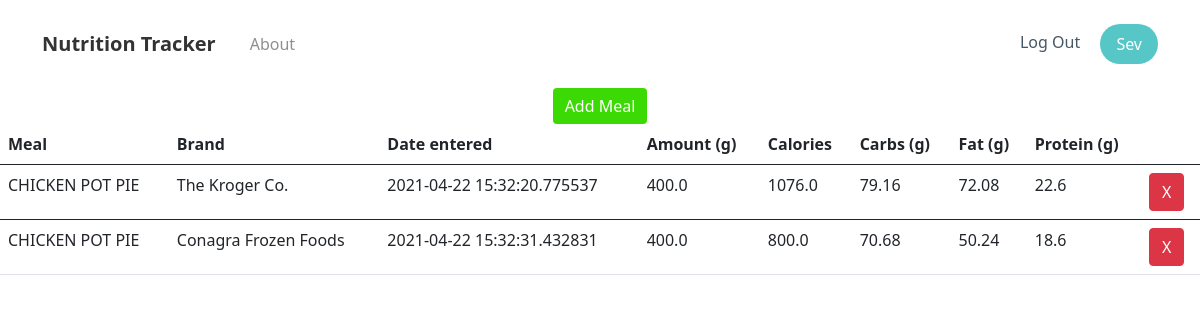
The app's page /profile (signed in) with its own data.
### models.py (models this page shows)
class User(UserMixin, db.Model):
    id = db.Column(db.Integer, primary_key=True)
    email = db.Column(db.String(100), unique=True)
    password = db.Column(db.String(100))
    name = db.Column(db.String(1000))
    meals = db.relationship('Meal', backref='user', lazy='dynamic')
    def show_meals(self):
        return Meal.query.filter_by(user_id=self.id)

class Meal(db.Model):
    id = db.Column(db.Integer, primary_key=True)
    creation_date = db.Column(db.DateTime, nullable=False)
    name = db.Column(db.String(1000), nullable=False)
    brand = db.Column(db.String(1000))
    amount = db.Column(db.Float)
    calories = db.Column(db.Float)
    carbs = db.Column(db.Float)
    fat = db.Column(db.Float)
    protein = db.Column(db.Float)
    user_id = db.Column(db.Integer, db.ForeignKey('user.id'), nullable=False)

### main.py (the view)
@main.route('/profile', methods=["GET", "POST"])
@login_required
def profile():
    meals = current_user.show_meals().all()
    if request.form.get("deleteMeal"):
        Meal.query.filter_by(id=request.form['deleteMeal']).delete()
        db.session.commit()
        meals = current_user.show_meals().all()
    return render_template('profile.html', name=current_user.name, meals=meals)

### __init__.py (called while the page is built)
def create_app():
    app = Flask(__name__)
    app.config['SECRET_KEY'] = os.urandom(24)
    app.config['SQLALCHEMY_DATABASE_URI'] = 'sqlite:///db.sqlite'
    moment = Moment(app)
    bootstrap = Bootstrap(app)
    db = SQLAlchemy(app)
    migrate = Migrate(app, db)
    db.init_app(app)
    login_manager = LoginManager()
    login_manager.login_view = 'auth.login'
    login_manager.init_app(app)
    from .models import User, Meal
    from .auth import auth as auth_blueprint
    app.register_blueprint(auth_blueprint)
    from .main import main as main_blueprint
    app.register_blueprint(main_blueprint)
    @login_manager.user_loader
    def load_user(user_id):
        return User.query.get(int(user_id))
    return app

### templates/profile.html
{% extends "base.html" %}
{% block content %}
{% if current_user.is_authenticated %}
<div style="text-align: center;">
    <a class="btn btn-primary" role="button" href="{{ url_for('main.create_meal') }}" style="background: rgb(60,218,5); border: rgb(60,218,5);">Add Meal</a>
</div>
<div class="table-responsive">
    <table class="table">
        <thead>
            <tr>
                <th>Meal</th>
                <th>Brand</th>
                <th>Date entered</th>
                <th>Amount (g)</th>
                <th>Calories</th>
                <th>Carbs (g)</th>
                <th>Fat (g)</th>
                <th>Protein (g)</th>
                <th></th>
            </tr>
        </thead>
        {% for meal in meals %}
        <tbody>
            <tr>
                <td>{{ meal.name }}</td>
                <td>{{ meal.brand }}</td>
                <td>{{ meal.creation_date }}</td>
                <td>{{ meal.amount }}</td>
                <td>{{ meal.calories }}</td>
                <td>{{ meal.carbs }}</td>
                <td>{{ meal.fat }}</td>
                <td>{{ meal.protein }}</td>
                <td><form method="post"><button class="btn btn-danger" type="submit" name="deleteMeal" value="{{ meal.id }}" style="padding-top: 6px;padding-bottom: 6px;">X</button></form></td>
            </tr>
        </tbody>
        {% endfor %}
    </table>
</div>
{% endif %}
{% endblock %}

### templates/base.html (shortened to what this page needs)
<!DOCTYPE html>
<html lang="en">
<head>
    <link rel="stylesheet" href="https://cdnjs.cloudflare.com/ajax/libs/twitter-bootstrap/5.0.0-beta2/css/bootstrap.min.css">
    <link rel="stylesheet" href="{{ url_for('static', filename='css/Navigation-with-Button.css') }}">
    <link rel="stylesheet" href="{{ url_for('static', filename='css/styles.css') }}">
</head>
<body>
    <nav class="navbar navbar-light navbar-expand-md navigation-clean-button">
        <div class="container"><a class="navbar-brand" href="{{ url_for('main.index') }}">Nutrition Tracker</a>
            <div class="collapse navbar-collapse" id="navcol-1">
                <ul class="navbar-nav me-auto">
                    <li class="nav-item"><a class="nav-link active" href="{{ url_for('main.index') }}">About</a></li>
                </ul><span class="navbar-text actions">
                     {% if current_user.is_authenticated %}
                     <a class="login" href="{{ url_for('auth.logout') }}">Log Out</a>
                     <a class="btn btn-success action-button" role="button" href="{{ url_for('main.profile') }}">{{ current_user.name }}</a></span>
                     {% endif %}
            </div>
        </div>
    </nav>
    <div id="content">{% block content %}{% endblock %}</div>
</body>
</html>

### static/css/Navigation-with-Button.css (style rules this page uses)
.navigation-clean-button { background: #fff; padding-top: .75rem; padding-bottom: .75rem; color: #333; border-radius: 0; box-shadow: none; border: none; margin-bottom: 0; }
@media (min-width:768px) { .navigation-clean-button { padding-top: 1rem; padding-bottom: 1rem; } }
.navigation-clean-button .navbar-brand { font-weight: bold; color: inherit; }
.navigation-clean-button .navbar-nav a.active, .navigation-clean-button .navbar-nav > .show > a { background: none; box-shadow: none; }
.navigation-clean-button.navbar-light .navbar-nav a.active, .navigation-clean-button.navbar-light .navbar-nav a.active:focus, .navigation-clean-button.navbar-light .navbar-nav a.active:hover { color: #8f8f8f; box-shadow: none; background: none; pointer-events: none; }
.navigation-clean-button.navbar .navbar-nav .nav-link { padding-left: 18px; padding-right: 18px; }
.navigation-clean-button.navbar-light .navbar-nav .nav-link { color: #465765; }
.navigation-clean-button .actions .login { margin-right: 1rem; text-decoration: none; color: #465765; }
.navigation-clean-button .navbar-text .action-button, .navigation-clean-button .navbar-text .action-button:active, .navigation-clean-button .navbar-text .action-button:hover { background: #56c6c6; border-radius: 20px; font-size: inherit; color: #fff; box-shadow: none; border: none; text-shadow: none; padding: .5rem 1rem; transition: background-color 0.25s; font-size: inherit; }

### records on screen
User: name "Sev"
Meal: name "CHICKEN POT PIE", brand "The Kroger Co.", creation_date "2021-04-22 15:32:20.775537", amount "400.0", calories "1076.0", carbs "79.16", fat "72.08", protein "22.6", {{ meal.id }} 1 (drawn)
Meal: name "CHICKEN POT PIE", brand "Conagra Frozen Foods", creation_date "2021-04-22 15:32:31.432831", amount "400.0", calories "800.0", carbs "70.68", fat "50.24", protein "18.6", {{ meal.id }} 2 (drawn)
